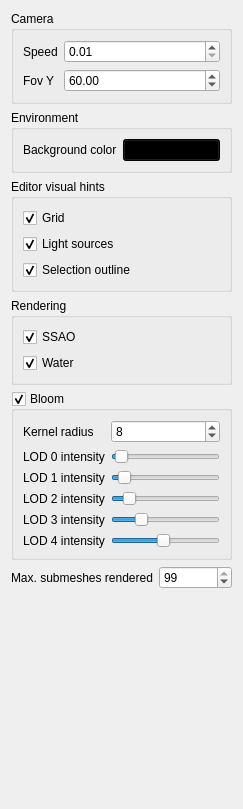
<?xml version="1.0" encoding="UTF-8"?>
<ui version="4.0">
 <class>MiscSettingsWidget</class>
 <widget class="QWidget" name="MiscSettingsWidget">
  <property name="geometry">
   <rect>
    <x>0</x>
    <y>0</y>
    <width>243</width>
    <height>809</height>
   </rect>
  </property>
  <property name="windowTitle">
   <string>Form</string>
  </property>
  <layout class="QVBoxLayout" name="verticalLayout">
   <item>
    <widget class="QGroupBox" name="groupBox">
     <property name="title">
      <string>Camera</string>
     </property>
     <layout class="QFormLayout" name="formLayout">
      <item row="0" column="0">
       <widget class="QLabel" name="label">
        <property name="text">
         <string>Speed</string>
        </property>
       </widget>
      </item>
      <item row="0" column="1">
       <widget class="QDoubleSpinBox" name="spinCameraSpeed">
        <property name="minimum">
         <double>0.010000000000000</double>
        </property>
        <property name="singleStep">
         <double>0.100000000000000</double>
        </property>
       </widget>
      </item>
      <item row="1" column="0">
       <widget class="QLabel" name="label_2">
        <property name="text">
         <string>Fov Y</string>
        </property>
       </widget>
      </item>
      <item row="1" column="1">
       <widget class="QDoubleSpinBox" name="spinFovY">
        <property name="minimum">
         <double>1.000000000000000</double>
        </property>
        <property name="value">
         <double>60.000000000000000</double>
        </property>
       </widget>
      </item>
     </layout>
    </widget>
   </item>
   <item>
    <widget class="QGroupBox" name="groupBox_2">
     <property name="title">
      <string>Environment</string>
     </property>
     <layout class="QFormLayout" name="formLayout_2">
      <item row="0" column="1">
       <widget class="QPushButton" name="buttonBackgroundColor">
        <property name="styleSheet">
         <string notr="true">background-color: rgb(0,0,0);</string>
        </property>
        <property name="text">
         <string/>
        </property>
       </widget>
      </item>
      <item row="0" column="0">
       <widget class="QLabel" name="label_4">
        <property name="text">
         <string>Background color</string>
        </property>
       </widget>
      </item>
     </layout>
    </widget>
   </item>
   <item>
    <widget class="QGroupBox" name="groupBox_3">
     <property name="title">
      <string>Editor visual hints</string>
     </property>
     <layout class="QVBoxLayout" name="verticalLayout_3">
      <item>
       <widget class="QCheckBox" name="checkBoxGrid">
        <property name="text">
         <string>Grid</string>
        </property>
        <property name="checked">
         <bool>true</bool>
        </property>
       </widget>
      </item>
      <item>
       <widget class="QCheckBox" name="checkBoxLightSources">
        <property name="text">
         <string>Light sources</string>
        </property>
        <property name="checked">
         <bool>true</bool>
        </property>
       </widget>
      </item>
      <item>
       <widget class="QCheckBox" name="checkBoxSelectionOutline">
        <property name="text">
         <string>Selection outline</string>
        </property>
        <property name="checked">
         <bool>true</bool>
        </property>
       </widget>
      </item>
     </layout>
    </widget>
   </item>
   <item>
    <widget class="QGroupBox" name="groupBox_4">
     <property name="title">
      <string>Rendering</string>
     </property>
     <layout class="QVBoxLayout" name="verticalLayout_2">
      <item>
       <widget class="QCheckBox" name="checkBoxSSAO">
        <property name="text">
         <string>SSAO</string>
        </property>
        <property name="checked">
         <bool>true</bool>
        </property>
       </widget>
      </item>
      <item>
       <widget class="QCheckBox" name="checkBoxWater">
        <property name="text">
         <string>Water</string>
        </property>
        <property name="checked">
         <bool>true</bool>
        </property>
       </widget>
      </item>
     </layout>
    </widget>
   </item>
   <item>
    <widget class="QGroupBox" name="groupBloom">
     <property name="title">
      <string>Bloom</string>
     </property>
     <property name="checkable">
      <bool>true</bool>
     </property>
     <layout class="QFormLayout" name="formLayout_3">
      <item row="0" column="0">
       <widget class="QLabel" name="label_5">
        <property name="text">
         <string>Kernel radius</string>
        </property>
       </widget>
      </item>
      <item row="0" column="1">
       <widget class="QSpinBox" name="spinBloomKernelRadius">
        <property name="minimum">
         <number>1</number>
        </property>
        <property name="maximum">
         <number>32</number>
        </property>
        <property name="value">
         <number>8</number>
        </property>
       </widget>
      </item>
      <item row="1" column="0">
       <widget class="QLabel" name="label_6">
        <property name="text">
         <string>LOD 0 intensity</string>
        </property>
       </widget>
      </item>
      <item row="2" column="0">
       <widget class="QLabel" name="label_7">
        <property name="text">
         <string>LOD 1 intensity</string>
        </property>
       </widget>
      </item>
      <item row="4" column="0">
       <widget class="QLabel" name="label_8">
        <property name="text">
         <string>LOD 3 intensity</string>
        </property>
       </widget>
      </item>
      <item row="3" column="0">
       <widget class="QLabel" name="label_9">
        <property name="text">
         <string>LOD 2 intensity</string>
        </property>
       </widget>
      </item>
      <item row="5" column="0">
       <widget class="QLabel" name="label_10">
        <property name="text">
         <string>LOD 4 intensity</string>
        </property>
       </widget>
      </item>
      <item row="1" column="1">
       <widget class="QSlider" name="sliderBloomLod0Intensity">
        <property name="maximum">
         <number>100</number>
        </property>
        <property name="value">
         <number>3</number>
        </property>
        <property name="orientation">
         <enum>Qt::Horizontal</enum>
        </property>
       </widget>
      </item>
      <item row="2" column="1">
       <widget class="QSlider" name="sliderBloomLod1Intensity">
        <property name="maximum">
         <number>100</number>
        </property>
        <property name="value">
         <number>6</number>
        </property>
        <property name="orientation">
         <enum>Qt::Horizontal</enum>
        </property>
       </widget>
      </item>
      <item row="3" column="1">
       <widget class="QSlider" name="sliderBloomLod2Intensity">
        <property name="maximum">
         <number>100</number>
        </property>
        <property name="value">
         <number>12</number>
        </property>
        <property name="orientation">
         <enum>Qt::Horizontal</enum>
        </property>
       </widget>
      </item>
      <item row="4" column="1">
       <widget class="QSlider" name="sliderBloomLod3Intensity">
        <property name="maximum">
         <number>100</number>
        </property>
        <property name="value">
         <number>24</number>
        </property>
        <property name="orientation">
         <enum>Qt::Horizontal</enum>
        </property>
       </widget>
      </item>
      <item row="5" column="1">
       <widget class="QSlider" name="sliderBloomLod4Intensity">
        <property name="maximum">
         <number>100</number>
        </property>
        <property name="value">
         <number>48</number>
        </property>
        <property name="orientation">
         <enum>Qt::Horizontal</enum>
        </property>
       </widget>
      </item>
     </layout>
    </widget>
   </item>
   <item>
    <layout class="QHBoxLayout" name="horizontalLayout">
     <item>
      <widget class="QLabel" name="label_3">
       <property name="text">
        <string>Max. submeshes rendered</string>
       </property>
      </widget>
     </item>
     <item>
      <widget class="QSpinBox" name="spinMaxSubmeshes">
       <property name="value">
        <number>99</number>
       </property>
      </widget>
     </item>
    </layout>
   </item>
   <item>
    <spacer name="verticalSpacer">
     <property name="orientation">
      <enum>Qt::Vertical</enum>
     </property>
     <property name="sizeHint" stdset="0">
      <size>
       <width>20</width>
       <height>40</height>
      </size>
     </property>
    </spacer>
   </item>
  </layout>
 </widget>
 <resources/>
 <connections/>
</ui>
